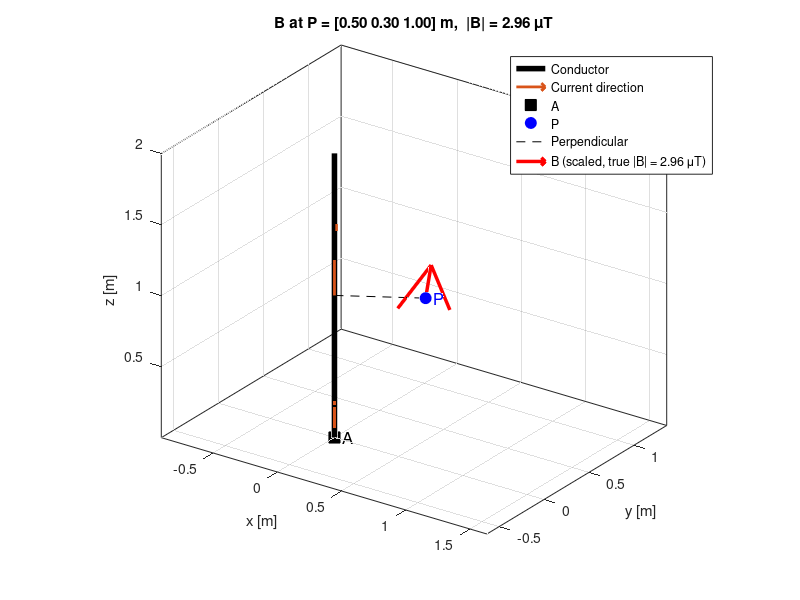

This chart was generated by the following MATLAB code:
%% biot_savart_wire.m
% Magnetic field of a finite straight conductor (parallel to z-axis)
% computed with the Biot-Savart law, plus 3D vector visualization.
%
% Requires MATLAB R2016b or newer (local functions in scripts).

clear; clc; close all;

%% ------------------------- 1. INPUT PARAMETERS -------------------------
mu0 = 4*pi*1e-7;          % vacuum permeability [T*m/A]

I   = 10;                 % current [A]  (positive = +z direction)
l   = 2;                  % conductor length [m]
A   = [0.0, 0.0, 0.0];    % point A [m] = LOWER END of the wire
                          % (wire runs from A to A + [0 0 l])
P   = [0.5, 0.3, 1.0];    % observation point P [m]

N   = 2000;               % number of segments for numerical integration

%% ------------------------- 2. WIRE GEOMETRY ----------------------------
% Wire is parallel to z: x = Ax, y = Ay, z from Az to Az + l
zEdges = linspace(A(3), A(3) + l, N + 1);        % segment boundaries
zMid   = (zEdges(1:end-1) + zEdges(2:end)) / 2;  % segment midpoints
dz     = l / N;                                  % segment length

% Midpoint positions of all current elements (N x 3)
src = [A(1)*ones(N,1), A(2)*ones(N,1), zMid(:)];

% Vector current element dl for every segment (direction = +z)
dl  = repmat([0, 0, dz], N, 1);

%% ------------------- 3. BIOT-SAVART (NUMERICAL) ------------------------
%   dB = (mu0*I / 4*pi) * (dl x r) / |r|^3,   r = P - r_source
r    = P - src;                          % vectors source -> P (N x 3)
rMag = sqrt(sum(r.^2, 2));               % |r| (N x 1)

if any(rMag < 1e-9)
    error('Point P lies on the conductor: field is singular there.');
end

dB = (mu0*I/(4*pi)) * cross(dl, r, 2) ./ rMag.^3;   % per-segment field
B  = sum(dB, 1);                                    % total B at P [T]

%% ------------------- 4. ANALYTIC CHECK (finite wire) -------------------
% B = mu0*I/(4*pi*rho) * (sin(a2) - sin(a1)) * phi_hat
dx  = P(1) - A(1);   dy = P(2) - A(2);
rho = hypot(dx, dy);                     % perpendicular distance to wire
z1  = A(3)        - P(3);                % lower end relative to P
z2  = A(3) + l    - P(3);                % upper end relative to P
Bphi = mu0*I/(4*pi*rho) * ( z2/sqrt(rho^2 + z2^2) - z1/sqrt(rho^2 + z1^2) );
phiHat = [-dy, dx, 0] / rho;             % azimuthal unit vector (z_hat x rho_hat)
B_an = Bphi * phiHat;

%% ------------------------- 5. RESULTS ----------------------------------
fprintf('Numerical B = [%.4e  %.4e  %.4e] T\n', B);
fprintf('Analytic  B = [%.4e  %.4e  %.4e] T\n', B_an);
fprintf('|B| (numerical) = %.4e T  (%.3f uT)\n', norm(B), norm(B)*1e6);
fprintf('Relative difference = %.2e\n', norm(B - B_an)/norm(B_an));

%% ------------------------- 6. 3D VISUALIZATION -------------------------
figure('Name', 'Biot-Savart: finite straight wire', 'Color', 'w');
hold on; grid on; box on;

% Wire (thick line) and current-direction arrow at its centre
plot3([A(1) A(1)], [A(2) A(2)], [A(3) A(3)+l], 'k-', 'LineWidth', 4);
quiver3(A(1), A(2), A(3)+l/2, 0, 0, sign(I)*l/5, 0, ...
        'Color', [0.85 0.33 0.1], 'LineWidth', 2, 'MaxHeadSize', 2);
text(A(1), A(2), A(3)+l/2 + sign(I)*l/4, 'I', ...
     'Color', [0.85 0.33 0.1], 'FontSize', 12, 'FontWeight', 'bold');

% Points A and P
plot3(A(1), A(2), A(3), 'ks', 'MarkerFaceColor', 'k', 'MarkerSize', 8);
plot3(P(1), P(2), P(3), 'bo', 'MarkerFaceColor', 'b', 'MarkerSize', 8);
text(A(1), A(2), A(3), '  A', 'FontSize', 12);
text(P(1), P(2), P(3), '  P', 'FontSize', 12, 'Color', 'b');

% Perpendicular dashed line from the wire axis to P (visual aid)
plot3([A(1) P(1)], [A(2) P(2)], [P(3) P(3)], 'k--');

% B-field vector at P.  B is ~1e-6 T, so scale it for visibility:
% the arrow is drawn with length = 0.25*l; the true value is in the legend.
scale = 0.25 * l / norm(B);
quiver3(P(1), P(2), P(3), B(1)*scale, B(2)*scale, B(3)*scale, 0, ...
        'Color', 'r', 'LineWidth', 2.5, 'MaxHeadSize', 0.8);

xlabel('x [m]'); ylabel('y [m]'); zlabel('z [m]');
title(sprintf('B at P = [%.2f %.2f %.2f] m,  |B| = %.3g \\muT', P, norm(B)*1e6));
legend({'Conductor', 'Current direction', 'A', 'P', 'Perpendicular', ...
        sprintf('B (scaled, true |B| = %.3g \\muT)', norm(B)*1e6)}, ...
        'Location', 'best');
axis equal; view(35, 25);
hold off;
